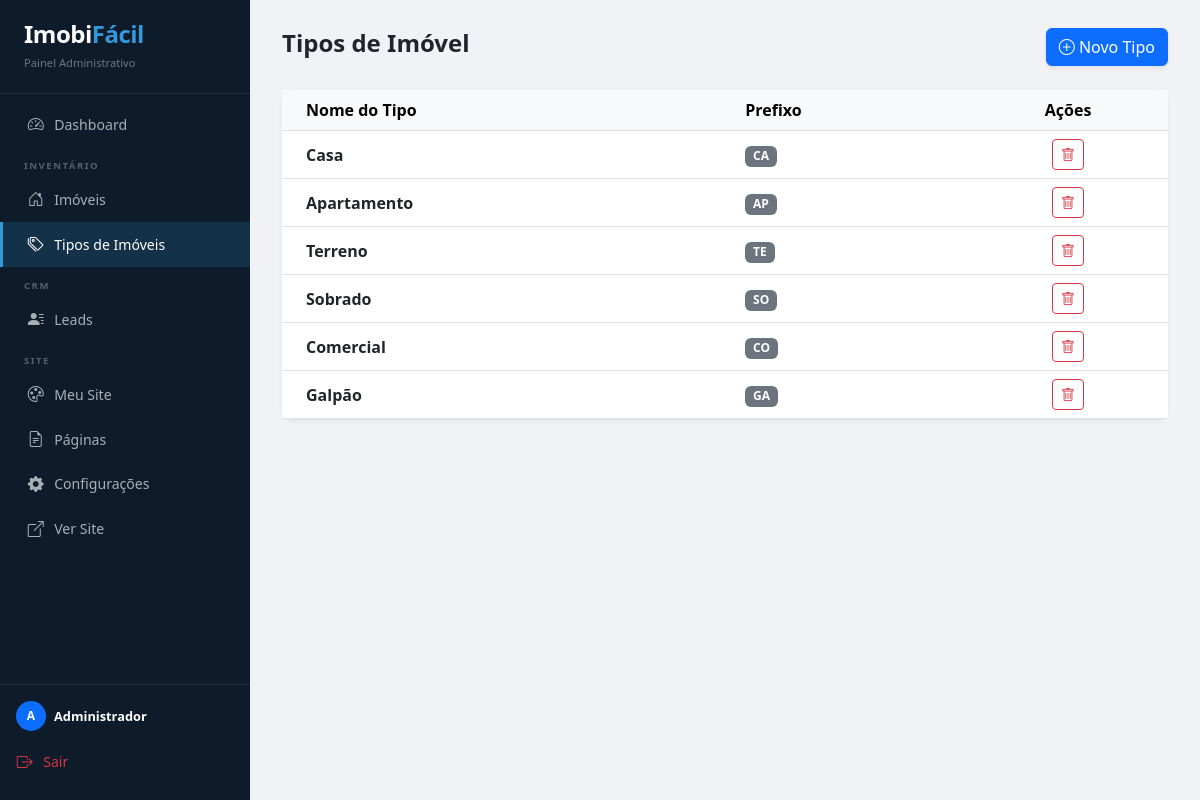
The app's page /admin/configuracoes/tipos (signed in) with its own data.
### app/models.py (models this page shows, shortened)
class Usuario(db.Model, UserMixin):
    __tablename__ = 'usuarios'
    id             = db.Column(db.Integer, primary_key=True)
    imobiliaria_id = db.Column(db.Integer, db.ForeignKey('imobiliarias.id'), nullable=False)
    nome           = db.Column(db.String(100), nullable=False)
    email          = db.Column(db.String(120), unique=True, nullable=False)
    senha_hash     = db.Column(db.String(256))

class TipoImovel(db.Model):
    __tablename__ = 'tipos_imovel'
    id             = db.Column(db.Integer, primary_key=True)
    imobiliaria_id = db.Column(db.Integer, db.ForeignKey('imobiliarias.id'), nullable=False)
    nome           = db.Column(db.String(50), nullable=False)
    prefixo        = db.Column(db.String(5),  nullable=False)

### app/admin/routes.py (the view)
@admin_bp.route('/configuracoes/tipos')
@login_required
def listar_tipos():
    tipos = TipoImovel.query.filter_by(imobiliaria_id=current_user.imobiliaria_id).all()
    return render_template('admin/tipos_imovel.html', tipos=tipos)

### app/__init__.py (called while the page is built)
def _resolver_imobiliaria(host, app):
    from .models import Imobiliaria
    base = app.config.get('BASE_DOMAIN', '').strip().lower()
    host_sem_www = host[4:] if host.startswith('www.') else host
    imob = (
        Imobiliaria.query.filter(
            Imobiliaria.dominio_personalizado.in_([host, host_sem_www]),
            Imobiliaria.ativo == True          # noqa: E712
        ).first()
    )
    if imob:
        return imob
    if base and host.endswith(f'.{base}'):
        slug = host[:-(len(base) + 1)]
        if slug and slug != 'www':
            imob = Imobiliaria.query.filter_by(slug=slug, ativo=True).first()
            if imob:
                return imob
    imob = Imobiliaria.query.filter_by(dominio=host, ativo=True).first()
    return imob

@login_manager.user_loader
def load_user(user_id):
    user_id = str(user_id)
    if user_id.startswith('sa:'):
        from .models import SuperAdmin
        return SuperAdmin.query.get(int(user_id[3:]))
    from .models import Usuario
    return Usuario.query.get(int(user_id))

### app/admin/routes.py (called while the page is built)
@admin_bp.before_request
def verificar_acesso_admin():
    from flask_login import current_user
    from flask import redirect, url_for
    if not current_user.is_authenticated:
        return  # login_required cuida do redirect
    if getattr(current_user, 'is_superadmin', False):
        return redirect(url_for('superadmin.dashboard'))
    from ..models import Imobiliaria
    imob = Imobiliaria.query.get(current_user.imobiliaria_id)
    if not imob or not imob.ativo:
        from flask_login import logout_user
        logout_user()
        from flask import flash
        flash('Sua conta foi suspensa. Entre em contato com o suporte.', 'danger')
        return redirect(url_for('auth.login'))

### app/templates/admin/tipos_imovel.html
{% extends 'admin/base.html' %}
{% block content %}
<div class="d-flex justify-content-between align-items-center mb-4">
    <h2 class="h4 fw-bold">Tipos de Imóvel</h2>
    <a href="{{ url_for('admin.novo_tipo') }}" class="btn btn-primary shadow-sm">
        <i class="bi bi-plus-circle"></i> Novo Tipo
    </a>
</div>
<div class="card shadow-sm border-0">
    <div class="table-responsive">
        <table class="table table-hover align-middle mb-0">
            <thead class="table-light">
                <tr>
                    <th class="ps-4">Nome do Tipo</th>
                    <th>Prefixo</th>
                    <th class="text-center">Ações</th>
                </tr>
            </thead>
            <tbody>
                {% for tipo in tipos %}
                <tr>
                    <td class="ps-4 fw-bold">{{ tipo.nome }}</td>
                    <td><span class="badge bg-secondary">{{ tipo.prefixo }}</span></td>
                    <td class="text-center">
                        <form action="{{ url_for('admin.excluir_tipo', id=tipo.id) }}" method="POST" style="display:inline;">
                            <button type="submit" class="btn btn-sm btn-outline-danger" onclick="return confirm('Excluir?')">
                                <i class="bi bi-trash"></i>
                            </button>
                        </form>
                    </td>
                </tr>
                {% endfor %}
            </tbody>
        </table>
    </div>
</div>
{% endblock %}

### app/templates/admin/base.html (shortened to what this page needs)
<!DOCTYPE html>
<html lang="pt-br">
<head>
    <link href="https://cdn.jsdelivr.net/npm/bootstrap@5.3.0/dist/css/bootstrap.min.css" rel="stylesheet">
    <link rel="stylesheet" href="https://cdn.jsdelivr.net/npm/bootstrap-icons@1.11.0/font/bootstrap-icons.css">
</head>
<body>
<nav id="sidebar">
    <div class="brand">
        <h4>Imobi<span style="color:#3498db;">Fácil</span></h4>
        <small>Painel Administrativo</small>
    </div>
    <div class="mt-2 flex-grow-1">
        <a href="{{ url_for('admin.dashboard') }}"
           class="nav-link-side {% if request.endpoint == 'admin.dashboard' %}active{% endif %}">
            <i class="bi bi-speedometer2"></i> Dashboard
        </a>
        <div class="nav-group-label">Inventário</div>
        <a href="{{ url_for('admin.listar_imoveis') }}"
           class="nav-link-side {% if request.endpoint in ['admin.listar_imoveis','admin.novo_imovel','admin.editar_imovel'] %}active{% endif %}">
            <i class="bi bi-house-door"></i> Imóveis
        </a>
        <a href="{{ url_for('admin.listar_tipos') }}"
           class="nav-link-side {% if request.endpoint in ['admin.listar_tipos','admin.novo_tipo'] %}active{% endif %}">
            <i class="bi bi-tags"></i> Tipos de Imóveis
        </a>
        <div class="nav-group-label">CRM</div>
        <a href="{{ url_for('leads.listar_leads') }}"
           class="nav-link-side {% if 'leads.' in request.endpoint %}active{% endif %}">
            <i class="bi bi-person-lines-fill"></i> Leads
        </a>
        <div class="nav-group-label">Site</div>
        <a href="{{ url_for('admin.meusite') }}"
           class="nav-link-side {% if 'admin.meusite' in request.endpoint or request.endpoint in ['admin.salvar_tema','admin.salvar_identidade','admin.novo_banner','admin.excluir_banner'] %}active{% endif %}">
            <i class="bi bi-palette"></i> Meu Site
        </a>
        <a href="{{ url_for('admin.paginas') }}"
           class="nav-link-side ">
            <i class="bi bi-file-earmark-text"></i> Páginas
        </a>
        <a href="{{ url_for('admin.configuracoes') }}"
           class="nav-link-side {% if request.endpoint == 'admin.configuracoes' %}active{% endif %}">
            <i class="bi bi-gear-fill"></i> Configurações
        </a>
        <a href="{{ url_for('site.index') }}" target="_blank"
           class="nav-link-side">
            <i class="bi bi-box-arrow-up-right"></i> Ver Site
        </a>
    </div>
    <div class="border-top border-secondary p-3" style="border-color: rgba(255,255,255,.08) !important;">
        {% if current_user.is_authenticated %}
        <div class="d-flex align-items-center gap-2 mb-2">
            <div class="rounded-circle bg-primary d-flex align-items-center justify-content-center text-white fw-bold"
                 style="width:30px;height:30px;font-size:.75rem;flex-shrink:0;">
                {{ current_user.nome[0].upper() if current_user.nome else 'U' }}
            </div>
            <div style="overflow:hidden;">
                <div class="text-white fw-bold" style="font-size:.8rem;white-space:nowrap;overflow:hidden;text-overflow:ellipsis;">
                    {{ current_user.nome }}
                </div>
            </div>
        </div>
        {% endif %}
        <a href="{{ url_for('auth.logout') }}" class="nav-link-side text-danger ps-0" style="border:none;">
            <i class="bi bi-box-arrow-right"></i> Sair
        </a>
    </div>
</nav>
<main id="main-content">
    {% block content %}{% endblock %}
</main>
</body>
</html>

### app/templates/admin/base.html (style rules this page uses)
*, *::before, *::after { box-sizing: border-box; }
body { display: flex; min-height: 100vh; background: #f0f2f5; margin: 0; font-family: 'Segoe UI', system-ui, sans-serif; }
#sidebar { width: 250px; background: #0d1b2a; color: #fff; flex-shrink: 0; display: flex; flex-direction: column; position: sticky; top: 0; height: 100vh; overflow-y: auto; }
#sidebar .brand { padding: 1.25rem 1.5rem; border-bottom: 1px solid rgba(255,255,255,.08); }
#sidebar .brand h4 { margin: 0; font-weight: 800; letter-spacing: -.5px; }
#sidebar .brand small { color: rgba(255,255,255,.4); font-size: .7rem; }
.nav-group-label { padding: .75rem 1.5rem .25rem; font-size: .6rem; font-weight: 700; letter-spacing: 1.5px; text-transform: uppercase; color: rgba(255,255,255,.3); }
.nav-link-side { display: flex; align-items: center; gap: .6rem; padding: .65rem 1.5rem; color: rgba(255,255,255,.65); text-decoration: none; font-size: .88rem; transition: background .15s, color .15s, border-left .15s; border-left: 3px solid transparent; }
.nav-link-side i { font-size: 1rem; width: 1.1rem; text-align: center; }
.nav-link-side.active { background: rgba(52, 152, 219, .18); color: #fff; border-left-color: #3498db; }
#main-content { flex: 1; padding: 1.75rem 2rem; overflow-y: auto; }
.card { border: none; border-radius: 12px; box-shadow: 0 2px 8px rgba(0,0,0,.06); }

### records on screen
Usuario: nome "A", nome "Administrador"
TipoImovel: nome "Casa", prefixo "CA"
TipoImovel: nome "Apartamento", prefixo "AP"
TipoImovel: nome "Terreno", prefixo "TE"
TipoImovel: nome "Sobrado", prefixo "SO"
TipoImovel: nome "Comercial", prefixo "CO"
TipoImovel: nome "Galpão", prefixo "GA"
